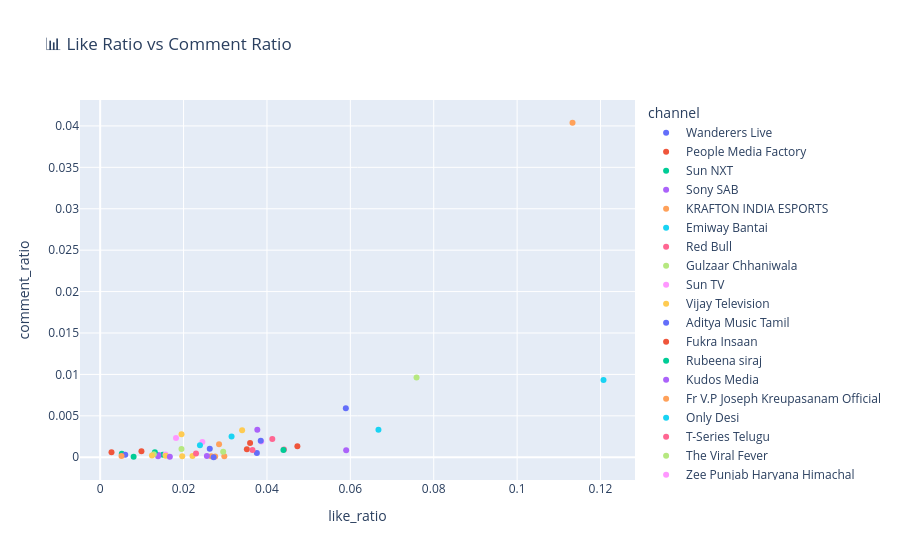

Notebook source saved alongside this figure:
### Code cell
fig = px.scatter(df, x='like_ratio', y='comment_ratio', color='channel',
                 hover_name='title',
                 title='📊 Like Ratio vs Comment Ratio')
fig.show()

### Figure 1 — Plotly figure (JSON) as saved in the notebook; plotly's stock layout.template omitted (floating-point values rounded to 4 significant figures)
{"data": [{"hovertemplate": "<b>%{hovertext}</b><br><br>channel=Wanderers Live<br>like_ratio=%{x}<br>comment_ratio=%{y}<extra></extra>", "hovertext": ["Bangkok Trip starts & First Meet after Shaadi", "Shaadi ke Clothes ka Trial"], "legendgroup": "Wanderers Live", "marker": {"color": "#636efa", "symbol": "circle"}, "mode": "markers", "name": "Wanderers Live", "orientation": "v", "showlegend": true, "type": "scatter", "x": [0.03758, 0.02629], "xaxis": "x", "y": [0.0005085, 0.001034], "yaxis": "y"}, {"hovertemplate": "<b>%{hovertext}</b><br><br>channel=People Media Factory<br>like_ratio=%{x}<br>comment_ratio=%{y}<extra></extra>", "hovertext": ["The RajaSaab Telugu Teaser | Prabhas | Maruthi | Thaman | TG Vishwa Prasad | Dec 5 2025"], "legendgroup": "People Media Factory", "marker": {"color": "#EF553B", "symbol": "circle"}, "mode": "markers", "name": "People Media Factory", "orientation": "v", "showlegend": true, "type": "scatter", "x": [0.03518], "xaxis": "x", "y": [0.000955], "yaxis": "y"}, {"hovertemplate": "<b>%{hovertext}</b><br><br>channel=Sun NXT<br>like_ratio=%{x}<br>comment_ratio=%{y}<extra></extra>", "hovertext": ["The Rise and Fall of Siddharth Abhimanyu | Thani Oruvan - Back to Back Scenes | Jayam Ravi | Sun NXT"], "legendgroup": "Sun NXT", "marker": {"color": "#00cc96", "symbol": "circle"}, "mode": "markers", "name": "Sun NXT", "orientation": "v", "showlegend": true, "type": "scatter", "x": [0.01504], "xaxis": "x", "y": [0.0003131], "yaxis": "y"}, {"hovertemplate": "<b>%{hovertext}</b><br><br>channel=Sony SAB<br>like_ratio=%{x}<br>comment_ratio=%{y}<extra></extra>", "hovertext": ["NEW! Taarak Mehta Ka Ooltah Chashmah | Ep 4426 | 17 June 2025 | Teaser"], "legendgroup": "Sony SAB", "marker": {"color": "#ab63fa", "symbol": "circle"}, "mode": "markers", "name": "Sony SAB", "orientation": "v", "showlegend": true, "type": "scatter", "x": [0.01396], "xaxis": "x", "y": [0.0002745], "yaxis": "y"}, {"hovertemplate": "<b>%{hovertext}</b><br><br>channel=KRAFTON INDIA ESPORTS<br>like_ratio=%{x}<br>comment_ratio=%{y}<extra></extra>", "hovertext": ["[HINDI] realme BMPS 2025 | Group A, B, C & D | Semi Finals Week 1 - Day 4", "[HINDI] realme BMPS 2025 |  Group A, B, C & D | Semi Finals Week 1 - Day 3", "[HINDI] realme BMPS 2025 | Group A, B, C & D | Semi Finals Week 1 - Day 2"], "legendgroup": "KRAFTON INDIA ESPORTS", "marker": {"color": "#FFA15A", "symbol": "circle"}, "mode": "markers", "name": "KRAFTON INDIA ESPORTS", "orientation": "v", "showlegend": true, "type": "scatter", "x": [0.02662, 0.02759, 0.02977], "xaxis": "x", "y": [0.0001267, 0.000101, 0.0001187], "yaxis": "y"}, {"hovertemplate": "<b>%{hovertext}</b><br><br>channel=Emiway Bantai<br>like_ratio=%{x}<br>comment_ratio=%{y}<extra></extra>", "hovertext": ["EMIWAY BANTAI - PAISA PAISA | ( MUSIC BY TONY JAMES ) | OFFICIAL MUSIC VIDEO"], "legendgroup": "Emiway Bantai", "marker": {"color": "#19d3f3", "symbol": "circle"}, "mode": "markers", "name": "Emiway Bantai", "orientation": "v", "showlegend": true, "type": "scatter", "x": [0.1207], "xaxis": "x", "y": [0.009314], "yaxis": "y"}, {"hovertemplate": "<b>%{hovertext}</b><br><br>channel=Red Bull<br>like_ratio=%{x}<br>comment_ratio=%{y}<extra></extra>", "hovertext": ["World’s Best Cricketers Vs Impossible Batting Challenge 🏏"], "legendgroup": "Red Bull", "marker": {"color": "#FF6692", "symbol": "circle"}, "mode": "markers", "name": "Red Bull", "orientation": "v", "showlegend": true, "type": "scatter", "x": [0.03652], "xaxis": "x", "y": [0.0008781], "yaxis": "y"}, {"hovertemplate": "<b>%{hovertext}</b><br><br>channel=Gulzaar Chhaniwala<br>like_ratio=%{x}<br>comment_ratio=%{y}<extra></extra>", "hovertext": ["GULZAAR CHHANIWALA - Tandav ( Official Video ) | New Haryanvi Song 2025"], "legendgroup": "Gulzaar Chhaniwala", "marker": {"color": "#B6E880", "symbol": "circle"}, "mode": "markers", "name": "Gulzaar Chhaniwala", "orientation": "v", "showlegend": true, "type": "scatter", "x": [0.07588], "xaxis": "x", "y": [0.009635], "yaxis": "y"}, {"hovertemplate": "<b>%{hovertext}</b><br><br>channel=Sun TV<br>like_ratio=%{x}<br>comment_ratio=%{y}<extra></extra>", "hovertext": ["Ethirneechal Thodargiradhu - Preview | 19 June 2025 | Tamil Serial | Sun TV"], "legendgroup": "Sun TV", "marker": {"color": "#FF97FF", "symbol": "circle"}, "mode": "markers", "name": "Sun TV", "orientation": "v", "showlegend": true, "type": "scatter", "x": [0.01568], "xaxis": "x", "y": [0.000338], "yaxis": "y"}, {"hovertemplate": "<b>%{hovertext}</b><br><br>channel=Vijay Television<br>like_ratio=%{x}<br>comment_ratio=%{y}<extra></extra>", "hovertext": ["Pandian Stores 2 | 18th to 21st June 2025 - Promo", "Ayyanar Thunai | 18th to 21st June 2025 - Promo", "Siragadikka Aasai | 18th to 21st June 2025 - Promo"], "legendgroup": "Vijay Television", "marker": {"color": "#FECB52", "symbol": "circle"}, "mode": "markers", "name": "Vijay Television", "orientation": "v", "showlegend": true, "type": "scatter", "x": [0.01968, 0.02214, 0.01571], "xaxis": "x", "y": [0.0001153, 0.0001538, 0.000177], "yaxis": "y"}, {"hovertemplate": "<b>%{hovertext}</b><br><br>channel=Aditya Music Tamil<br>like_ratio=%{x}<br>comment_ratio=%{y}<extra></extra>", "hovertext": ["Kuberaa Official Trailer – Tamil | Dhanush | Nagarjuna | Rashmika Mandanna | Sekhar Kammula | DSP"], "legendgroup": "Aditya Music Tamil", "marker": {"color": "#636efa", "symbol": "circle"}, "mode": "markers", "name": "Aditya Music Tamil", "orientation": "v", "showlegend": true, "type": "scatter", "x": [0.02721], "xaxis": "x", "y": [0], "yaxis": "y"}, {"hovertemplate": "<b>%{hovertext}</b><br><br>channel=Fukra Insaan<br>like_ratio=%{x}<br>comment_ratio=%{y}<extra></extra>", "hovertext": ["Our New Car DEFENDER met with an Accident PRANK😂"], "legendgroup": "Fukra Insaan", "marker": {"color": "#EF553B", "symbol": "circle"}, "mode": "markers", "name": "Fukra Insaan", "orientation": "v", "showlegend": true, "type": "scatter", "x": [0.0473], "xaxis": "x", "y": [0.001313], "yaxis": "y"}, {"hovertemplate": "<b>%{hovertext}</b><br><br>channel=Rubeena siraj<br>like_ratio=%{x}<br>comment_ratio=%{y}<extra></extra>", "hovertext": ["പ്രസവിച്ച് കിടക്കുന്ന മകളെ കാണാൻ മരുമകൻ വന്നാൽ../rubeenasiraj/malayalam shortfilm"], "legendgroup": "Rubeena siraj", "marker": {"color": "#00cc96", "symbol": "circle"}, "mode": "markers", "name": "Rubeena siraj", "orientation": "v", "showlegend": true, "type": "scatter", "x": [0.005185], "xaxis": "x", "y": [0.0004328], "yaxis": "y"}, {"hovertemplate": "<b>%{hovertext}</b><br><br>channel=Kudos Media<br>like_ratio=%{x}<br>comment_ratio=%{y}<extra></extra>", "hovertext": ["ക്യൂട്നെസ്സ് unlimited /kudosmedia/comedyvideo"], "legendgroup": "Kudos Media", "marker": {"color": "#ab63fa", "symbol": "circle"}, "mode": "markers", "name": "Kudos Media", "orientation": "v", "showlegend": true, "type": "scatter", "x": [0.059], "xaxis": "x", "y": [0.0008315], "yaxis": "y"}, {"hovertemplate": "<b>%{hovertext}</b><br><br>channel=Fr V.P Joseph Kreupasanam Official<br>like_ratio=%{x}<br>comment_ratio=%{y}<extra></extra>", "hovertext": ["ജൂൺ 19 കൃപാസനം അനുദിന അനുഗ്രഹ പ്രാർത്ഥന | Our Daily Bread | Dr.Fr.V.P Joseph Valiyaveettil"], "legendgroup": "Fr V.P Joseph Kreupasanam Official", "marker": {"color": "#FFA15A", "symbol": "circle"}, "mode": "markers", "name": "Fr V.P Joseph Kreupasanam Official", "orientation": "v", "showlegend": true, "type": "scatter", "x": [0.1133], "xaxis": "x", "y": [0.04038], "yaxis": "y"}, {"hovertemplate": "<b>%{hovertext}</b><br><br>channel=Only Desi<br>like_ratio=%{x}<br>comment_ratio=%{y}<extra></extra>", "hovertext": ["Kya Kehna : The Revisit"], "legendgroup": "Only Desi", "marker": {"color": "#19d3f3", "symbol": "circle"}, "mode": "markers", "name": "Only Desi", "orientation": "v", "showlegend": true, "type": "scatter", "x": [0.06674], "xaxis": "x", "y": [0.003333], "yaxis": "y"}, {"hovertemplate": "<b>%{hovertext}</b><br><br>channel=T-Series Telugu<br>like_ratio=%{x}<br>comment_ratio=%{y}<extra></extra>", "hovertext": ["Kannappa Official Trailer- Telugu | Vishnu Manchu | Mohan Babu | Prabhas | Mohanlal | Akshay Kumar"], "legendgroup": "T-Series Telugu", "marker": {"color": "#FF6692", "symbol": "circle"}, "mode": "markers", "name": "T-Series Telugu", "orientation": "v", "showlegend": true, "type": "scatter", "x": [0.04128], "xaxis": "x", "y": [0.002201], "yaxis": "y"}, {"hovertemplate": "<b>%{hovertext}</b><br><br>channel=The Viral Fever<br>like_ratio=%{x}<br>comment_ratio=%{y}<extra></extra>", "hovertext": ["Panchayat Season 4 - Official Trailer | Premieres 24th June on @PrimeVideoIN"], "legendgroup": "The Viral Fever", "marker": {"color": "#B6E880", "symbol": "circle"}, "mode": "markers", "name": "The Viral Fever", "orientation": "v", "showlegend": true, "type": "scatter", "x": [0.0295], "xaxis": "x", "y": [0.0006625], "yaxis": "y"}, {"hovertemplate": "<b>%{hovertext}</b><br><br>channel=Zee Punjab Haryana Himachal<br>like_ratio=%{x}<br>comment_ratio=%{y}<extra></extra>", "hovertext": ["Amritpal Mehron ਦੇ ਪਰਿਵਾਰ ਨੂੰ ਮਿਲਣ ਪਹੁੰਚੇ ਸਾਂਸਦ ਭਾਈ Sarabjit Singh Khalsa | ZPHH"], "legendgroup": "Zee Punjab Haryana Himachal", "marker": {"color": "#FF97FF", "symbol": "circle"}, "mode": "markers", "name": "Zee Punjab Haryana Himachal", "orientation": "v", "showlegend": true, "type": "scatter", "x": [0.01819], "xaxis": "x", "y": [0.002328], "yaxis": "y"}, {"hovertemplate": "<b>%{hovertext}</b><br><br>channel=ProBoii<br>like_ratio=%{x}<br>comment_ratio=%{y}<extra></extra>", "hovertext": ["Playing BRAIN ROT GAME in Roblox!"], "legendgroup": "ProBoii", "marker": {"color": "#FECB52", "symbol": "circle"}, "mode": "markers", "name": "ProBoii", "orientation": "v", "showlegend": true, "type": "scatter", "x": [0.03404], "xaxis": "x", "y": [0.003274], "yaxis": "y"}, {"hovertemplate": "<b>%{hovertext}</b><br><br>channel=JioHotstar<br>like_ratio=%{x}<br>comment_ratio=%{y}<extra></extra>", "hovertext": ["Hotstar Specials Special Ops 2 | Official Trailer | Kay Kay Menon | July 11 | JioHotstar"], "legendgroup": "JioHotstar", "marker": {"color": "#636efa", "symbol": "circle"}, "mode": "markers", "name": "JioHotstar", "orientation": "v", "showlegend": true, "type": "scatter", "x": [0.006007], "xaxis": "x", "y": [0.0003002], "yaxis": "y"}, {"hovertemplate": "<b>%{hovertext}</b><br><br>channel=Saregama Hum Bhojpuri<br>like_ratio=%{x}<br>comment_ratio=%{y}<extra></extra>", "hovertext": ["#Video | बालों में गुलाब | Baalon Mein Gulab | Neelkamal Singh & Shilpi Raj ft. Sweety Mishra"], "legendgroup": "Saregama Hum Bhojpuri", "marker": {"color": "#EF553B", "symbol": "circle"}, "mode": "markers", "name": "Saregama Hum Bhojpuri", "orientation": "v", "showlegend": true, "type": "scatter", "x": [0.009896], "xaxis": "x", "y": [0.0007329], "yaxis": "y"}, {"hovertemplate": "<b>%{hovertext}</b><br><br>channel=Sreemukhi<br>like_ratio=%{x}<br>comment_ratio=%{y}<extra></extra>", "hovertext": ["Pre Finale హడావిడి || Kiraack Boys Khiladi Girls 2 || Sreemukhi"], "legendgroup": "Sreemukhi", "marker": {"color": "#00cc96", "symbol": "circle"}, "mode": "markers", "name": "Sreemukhi", "orientation": "v", "showlegend": true, "type": "scatter", "x": [0.01312], "xaxis": "x", "y": [0.0005947], "yaxis": "y"}, {"hovertemplate": "<b>%{hovertext}</b><br><br>channel=The Deshbhakt<br>like_ratio=%{x}<br>comment_ratio=%{y}<extra></extra>", "hovertext": ["Is Israel Forcing Trump To Declare War On A ‘Near-Nuclear’ Iran?? | Akash Banerjee"], "legendgroup": "The Deshbhakt", "marker": {"color": "#ab63fa", "symbol": "circle"}, "mode": "markers", "name": "The Deshbhakt", "orientation": "v", "showlegend": true, "type": "scatter", "x": [0.03769], "xaxis": "x", "y": [0.003316], "yaxis": "y"}, {"hovertemplate": "<b>%{hovertext}</b><br><br>channel=T-SERIES HARYANVI<br>like_ratio=%{x}<br>comment_ratio=%{y}<extra></extra>", "hovertext": ["Balam Chota New Haryanvi Song 2025 | Sapna Choudhary, Ruchika Jangid | Haryanvi Gane | T-Series"], "legendgroup": "T-SERIES HARYANVI", "marker": {"color": "#FFA15A", "symbol": "circle"}, "mode": "markers", "name": "T-SERIES HARYANVI", "orientation": "v", "showlegend": true, "type": "scatter", "x": [0.02851], "xaxis": "x", "y": [0.001582], "yaxis": "y"}, {"hovertemplate": "<b>%{hovertext}</b><br><br>channel=Family Fitness<br>like_ratio=%{x}<br>comment_ratio=%{y}<extra></extra>", "hovertext": ["Kal Wale Doctor Ne Di Galat Salah"], "legendgroup": "Family Fitness", "marker": {"color": "#19d3f3", "symbol": "circle"}, "mode": "markers", "name": "Family Fitness", "orientation": "v", "showlegend": true, "type": "scatter", "x": [0.03151], "xaxis": "x", "y": [0.002515], "yaxis": "y"}, {"hovertemplate": "<b>%{hovertext}</b><br><br>channel=Sourav Joshi Vlogs<br>like_ratio=%{x}<br>comment_ratio=%{y}<extra></extra>", "hovertext": ["New Thar Leke Ghar Pohoch Gaye 😍"], "legendgroup": "Sourav Joshi Vlogs", "marker": {"color": "#FF6692", "symbol": "circle"}, "mode": "markers", "name": "Sourav Joshi Vlogs", "orientation": "v", "showlegend": true, "type": "scatter", "x": [0.04408], "xaxis": "x", "y": [0.0009257], "yaxis": "y"}, {"hovertemplate": "<b>%{hovertext}</b><br><br>channel=Lasya Talks<br>like_ratio=%{x}<br>comment_ratio=%{y}<extra></extra>", "hovertext": ["Father's Day Special Gift🎁| Car Gift | నాన్నకు ప్రేమతో | Happy Moment | Lasya Talks"], "legendgroup": "Lasya Talks", "marker": {"color": "#B6E880", "symbol": "circle"}, "mode": "markers", "name": "Lasya Talks", "orientation": "v", "showlegend": true, "type": "scatter", "x": [0.0195], "xaxis": "x", "y": [0.000995], "yaxis": "y"}, {"hovertemplate": "<b>%{hovertext}</b><br><br>channel=Tripti Verma<br>like_ratio=%{x}<br>comment_ratio=%{y}<extra></extra>", "hovertext": ["Funniest Try not to LAUGH Challenge 🤣 ft. @PragatiVermaa"], "legendgroup": "Tripti Verma", "marker": {"color": "#FF97FF", "symbol": "circle"}, "mode": "markers", "name": "Tripti Verma", "orientation": "v", "showlegend": true, "type": "scatter", "x": [0.02451], "xaxis": "x", "y": [0.001843], "yaxis": "y"}, {"hovertemplate": "<b>%{hovertext}</b><br><br>channel=Cool times With me<br>like_ratio=%{x}<br>comment_ratio=%{y}<extra></extra>", "hovertext": ["ഉപ്പാന്റെ വീട്ടിലേക് കുട്ടികളെ പറഞ്ഞയച്ചു //വിഷമം പിടിച്ച ദിവസം 🥺"], "legendgroup": "Cool times With me", "marker": {"color": "#FECB52", "symbol": "circle"}, "mode": "markers", "name": "Cool times With me", "orientation": "v", "showlegend": true, "type": "scatter", "x": [0.01951], "xaxis": "x", "y": [0.002791], "yaxis": "y"}, {"hovertemplate": "<b>%{hovertext}</b><br><br>channel=Dipika Ki Duniya<br>like_ratio=%{x}<br>comment_ratio=%{y}<extra></extra>", "hovertext": ["Duaon Ke Liye Dil Se Shukriya 🙏🏻"], "legendgroup": "Dipika Ki Duniya", "marker": {"color": "#636efa", "symbol": "circle"}, "mode": "markers", "name": "Dipika Ki Duniya", "orientation": "v", "showlegend": true, "type": "scatter", "x": [0.05892], "xaxis": "x", "y": [0.005918], "yaxis": "y"}, {"hovertemplate": "<b>%{hovertext}</b><br><br>channel=Malayali Life<br>like_ratio=%{x}<br>comment_ratio=%{y}<extra></extra>", "hovertext": ["കാവ്യ പറഞ്ഞത് അനുസരിച്ചു.. വീട്ടുമുറ്റത്ത് എത്തിയവരെല്ലാം പറഞ്ഞുവിട്ടു ദിലീപ്..!! l Kavya l Dileep"], "legendgroup": "Malayali Life", "marker": {"color": "#EF553B", "symbol": "circle"}, "mode": "markers", "name": "Malayali Life", "orientation": "v", "showlegend": true, "type": "scatter", "x": [0.002715], "xaxis": "x", "y": [0.0005921], "yaxis": "y"}, {"hovertemplate": "<b>%{hovertext}</b><br><br>channel=KalaignarTV Movies<br>like_ratio=%{x}<br>comment_ratio=%{y}<extra></extra>", "hovertext": ["என்னடா அந்தாளு இருக்கும்போது மட்டும் பாக்குறாளேன்னு | Dada movie | Kavin | Aparna Das | Pradeep"], "legendgroup": "KalaignarTV Movies", "marker": {"color": "#00cc96", "symbol": "circle"}, "mode": "markers", "name": "KalaignarTV Movies", "orientation": "v", "showlegend": true, "type": "scatter", "x": [0.008019], "xaxis": "x", "y": [6.362e-05], "yaxis": "y"}, {"hovertemplate": "<b>%{hovertext}</b><br><br>channel=Zee Tamil<br>like_ratio=%{x}<br>comment_ratio=%{y}<extra></extra>", "hovertext": ["Veera(வீரா) | திங்கள்-வெள்ளி, இரவு 7:30 மணிக்கு | 18 Jun 25 | Promo | Zee Tamil", "Sandhya Raagam | Ep - 556 | Preview | Jun 18 2025 | Zee Tamil", "Veera | Ep - 359 | Preview | Jun 18 2025 | Zee Tamil"], "legendgroup": "Zee Tamil", "marker": {"color": "#ab63fa", "symbol": "circle"}, "mode": "markers", "name": "Zee Tamil", "orientation": "v", "showlegend": true, "type": "scatter", "x": [0.02559, 0.01389, 0.01671], "xaxis": "x", "y": [0.0001573, 0.0001172, 4.722e-05], "yaxis": "y"}, {"hovertemplate": "<b>%{hovertext}</b><br><br>channel=Nirrmla Nehhra<br>like_ratio=%{x}<br>comment_ratio=%{y}<extra></extra>", "hovertext": ["गर्मियो मे शरीर को ठंडक देने वाले कम घी के पौष्टिक लड्डू जो थकान कमजोरी सरदर्द दूर करे Healthy Laddu"], "legendgroup": "Nirrmla Nehhra", "marker": {"color": "#FFA15A", "symbol": "circle"}, "mode": "markers", "name": "Nirrmla Nehhra", "orientation": "v", "showlegend": true, "type": "scatter", "x": [0.005121], "xaxis": "x", "y": [0.0001615], "yaxis": "y"}, {"hovertemplate": "<b>%{hovertext}</b><br><br>channel=Sky Sports Cricket<br>like_ratio=%{x}<br>comment_ratio=%{y}<extra></extra>", "hovertext": ["Jasprit Bumrah EXPLAINS why he didn't become Test captain for India & looks ahead to England series"], "legendgroup": "Sky Sports Cricket", "marker": {"color": "#19d3f3", "symbol": "circle"}, "mode": "markers", "name": "Sky Sports Cricket", "orientation": "v", "showlegend": true, "type": "scatter", "x": [0.02393], "xaxis": "x", "y": [0.001463], "yaxis": "y"}, {"hovertemplate": "<b>%{hovertext}</b><br><br>channel=Neeli Meghaalaloo<br>like_ratio=%{x}<br>comment_ratio=%{y}<extra></extra>", "hovertext": ["Crazy lunch with Crazy Couples || Neeli Meghaalaloo || Tamada Media"], "legendgroup": "Neeli Meghaalaloo", "marker": {"color": "#FF6692", "symbol": "circle"}, "mode": "markers", "name": "Neeli Meghaalaloo", "orientation": "v", "showlegend": true, "type": "scatter", "x": [0.02299], "xaxis": "x", "y": [0.0004542], "yaxis": "y"}, {"hovertemplate": "<b>%{hovertext}</b><br><br>channel=Sony Music South<br>like_ratio=%{x}<br>comment_ratio=%{y}<extra></extra>", "hovertext": ["Neerparavai - Para Para 8K/4K Video | Vishnu, Sunaina | N.R. Raghunanthan"], "legendgroup": "Sony Music South", "marker": {"color": "#B6E880", "symbol": "circle"}, "mode": "markers", "name": "Sony Music South", "orientation": "v", "showlegend": true, "type": "scatter", "x": [0.01286], "xaxis": "x", "y": [0.0003568], "yaxis": "y"}, {"hovertemplate": "<b>%{hovertext}</b><br><br>channel=Vinay Shanmukh<br>like_ratio=%{x}<br>comment_ratio=%{y}<extra></extra>", "hovertext": ["Koyila Music Video | Alekhya Harika | Vinayshanmukh | Vijai Bulganin | Cinegrindstudios"], "legendgroup": "Vinay Shanmukh", "marker": {"color": "#FF97FF", "symbol": "circle"}, "mode": "markers", "name": "Vinay Shanmukh", "orientation": "v", "showlegend": true, "type": "scatter", "x": [0.03863], "xaxis": "x", "y": [0.001909], "yaxis": "y"}, {"hovertemplate": "<b>%{hovertext}</b><br><br>channel=Taarak Mehta Ka Ooltah Chashmah<br>like_ratio=%{x}<br>comment_ratio=%{y}<extra></extra>", "hovertext": ["NEW! Ep 4426 - बिल्ली Dekh Kar क्यों डर गए  Gokuldham Wale?! | Taarak Mehta ka Ooltah Chashmah"], "legendgroup": "Taarak Mehta Ka Ooltah Chashmah", "marker": {"color": "#FECB52", "symbol": "circle"}, "mode": "markers", "name": "Taarak Mehta Ka Ooltah Chashmah", "orientation": "v", "showlegend": true, "type": "scatter", "x": [0.01242], "xaxis": "x", "y": [0.0002041], "yaxis": "y"}, {"hovertemplate": "<b>%{hovertext}</b><br><br>channel=EMI Rani<br>like_ratio=%{x}<br>comment_ratio=%{y}<extra></extra>", "hovertext": ["பெண் பாவம் | EMI Rani"], "legendgroup": "EMI Rani", "marker": {"color": "#636efa", "symbol": "circle"}, "mode": "markers", "name": "EMI Rani", "orientation": "v", "showlegend": true, "type": "scatter", "x": [0.03851], "xaxis": "x", "y": [0.002002], "yaxis": "y"}, {"hovertemplate": "<b>%{hovertext}</b><br><br>channel=TechShot<br>like_ratio=%{x}<br>comment_ratio=%{y}<extra></extra>", "hovertext": ["I TRIED 7 WEIRD GADGETS"], "legendgroup": "TechShot", "marker": {"color": "#EF553B", "symbol": "circle"}, "mode": "markers", "name": "TechShot", "orientation": "v", "showlegend": true, "type": "scatter", "x": [0.03596], "xaxis": "x", "y": [0.00172], "yaxis": "y"}, {"hovertemplate": "<b>%{hovertext}</b><br><br>channel=Dimple Malhan Vlogs<br>like_ratio=%{x}<br>comment_ratio=%{y}<extra></extra>", "hovertext": ["A big mystery in our house akhir Defender thoki kisne ??😳"], "legendgroup": "Dimple Malhan Vlogs", "marker": {"color": "#00cc96", "symbol": "circle"}, "mode": "markers", "name": "Dimple Malhan Vlogs", "orientation": "v", "showlegend": true, "type": "scatter", "x": [0.04395], "xaxis": "x", "y": [0.0008712], "yaxis": "y"}], "layout": {"legend": {"title": {"text": "channel"}, "tracegroupgap": 0}, "title": {"text": "📊 Like Ratio vs Comment Ratio"}, "xaxis": {"anchor": "y", "domain": [0, 1], "title": {"text": "like_ratio"}}, "yaxis": {"anchor": "x", "domain": [0, 1], "title": {"text": "comment_ratio"}}}}
